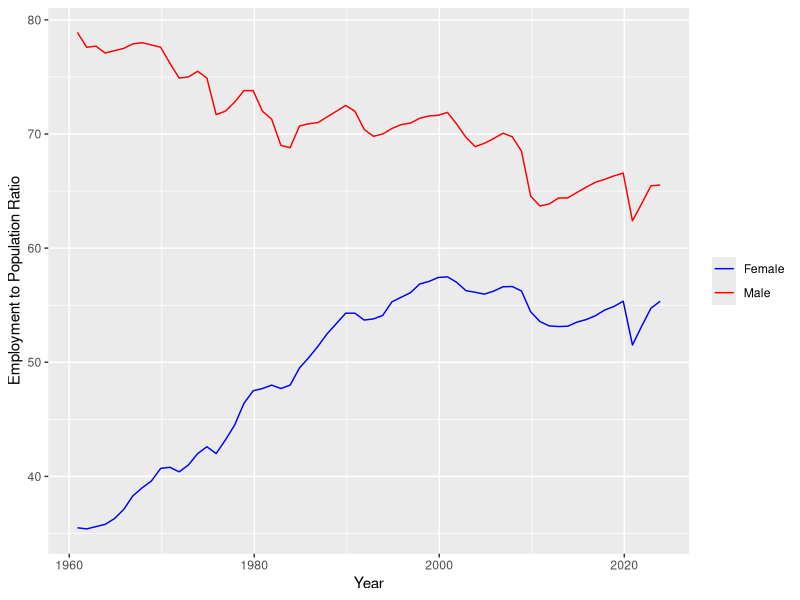

Here is the R script that generated this plot:
## ---- chunk 1
library(tidyverse)
## ---- chunk 2
data = read_csv('dataset/USA_Gender_Stats.csv', show_col_types = FALSE)

data_ex <- data |>
  filter(Indicator.Code == 'SL.EMP.TOTL.SP.FE.NE.ZS' | Indicator.Code == 'SL.EMP.TOTL.SP.MA.NE.ZS') |>
  select(, -c(1:5)) |> 
  select(, c(1:64)) |>
  rename_all(~gsub("X", "", .)) |>
  t()

data_ex = as.data.frame(data_ex)

data_ex <- data_ex|>
  rownames_to_column(var = 'Year') |>
  rename(
    'Employment to Population Ratio (Female)' = 'V1',
    'Employment to Population Ratio (Male)' = 'V2'
  )

data_ex$Year <- as.Date(as.character(data_ex$Year), format = "%Y")

ggplot(data_ex, aes(x = Year)) +
  geom_line(aes(y = `Employment to Population Ratio (Female)`, color = "Female")) +
  geom_line(aes(y = `Employment to Population Ratio (Male)`, color = "Male")) +
  labs(x = "Year", y = "Employment to Population Ratio") +
  scale_color_manual(values = c("Female" = "blue", "Male" = "red")) + theme(legend.title = element_blank())


  
  
